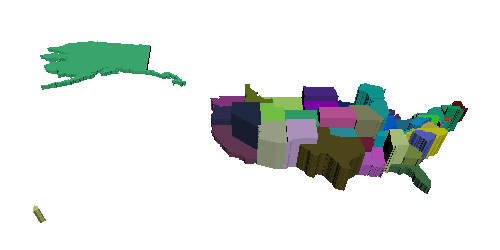

Python code for this plot:
#!/usr/bin/env python

# Demonstrate vtkLinearExtrusionFilter by reading US state outlines,
# extruding each state cell with random scale factors, and rendering
# with random colors.

import os

# Factory overrides
import vtkmodules.vtkInteractionStyle  # noqa: F401
import vtkmodules.vtkRenderingFreeType  # noqa: F401
import vtkmodules.vtkRenderingOpenGL2  # noqa: F401

from vtkmodules.vtkCommonCore import vtkMath
from vtkmodules.vtkFiltersCore import vtkTriangleFilter
from vtkmodules.vtkFiltersGeometry import vtkGeometryFilter
from vtkmodules.vtkFiltersModeling import vtkLinearExtrusionFilter
from vtkmodules.vtkIOLegacy import vtkPolyDataReader
from vtkmodules.vtkRenderingCore import (
    vtkActor,
    vtkPolyDataMapper,
    vtkRenderWindow,
    vtkRenderWindowInteractor,
    vtkRenderer,
)

data_dir = os.environ.get("VPE_DATA_DIR", os.path.dirname(os.path.abspath(__file__)))

# Read US state outlines
reader = vtkPolyDataReader()
reader.SetFileName(os.path.join(data_dir, "usa.vtk"))

vtk_math = vtkMath()

# Extract each state cell
geometry_filter_0 = vtkGeometryFilter()
geometry_filter_0.SetInputConnection(reader.GetOutputPort())
geometry_filter_0.CellClippingOn()
geometry_filter_0.SetCellMinimum(0)
geometry_filter_0.SetCellMaximum(0)

geometry_filter_1 = vtkGeometryFilter()
geometry_filter_1.SetInputConnection(reader.GetOutputPort())
geometry_filter_1.CellClippingOn()
geometry_filter_1.SetCellMinimum(1)
geometry_filter_1.SetCellMaximum(1)

geometry_filter_2 = vtkGeometryFilter()
geometry_filter_2.SetInputConnection(reader.GetOutputPort())
geometry_filter_2.CellClippingOn()
geometry_filter_2.SetCellMinimum(2)
geometry_filter_2.SetCellMaximum(2)

geometry_filter_3 = vtkGeometryFilter()
geometry_filter_3.SetInputConnection(reader.GetOutputPort())
geometry_filter_3.CellClippingOn()
geometry_filter_3.SetCellMinimum(3)
geometry_filter_3.SetCellMaximum(3)

geometry_filter_4 = vtkGeometryFilter()
geometry_filter_4.SetInputConnection(reader.GetOutputPort())
geometry_filter_4.CellClippingOn()
geometry_filter_4.SetCellMinimum(4)
geometry_filter_4.SetCellMaximum(4)

geometry_filter_5 = vtkGeometryFilter()
geometry_filter_5.SetInputConnection(reader.GetOutputPort())
geometry_filter_5.CellClippingOn()
geometry_filter_5.SetCellMinimum(5)
geometry_filter_5.SetCellMaximum(5)

geometry_filter_6 = vtkGeometryFilter()
geometry_filter_6.SetInputConnection(reader.GetOutputPort())
geometry_filter_6.CellClippingOn()
geometry_filter_6.SetCellMinimum(6)
geometry_filter_6.SetCellMaximum(6)

geometry_filter_7 = vtkGeometryFilter()
geometry_filter_7.SetInputConnection(reader.GetOutputPort())
geometry_filter_7.CellClippingOn()
geometry_filter_7.SetCellMinimum(7)
geometry_filter_7.SetCellMaximum(7)

geometry_filter_8 = vtkGeometryFilter()
geometry_filter_8.SetInputConnection(reader.GetOutputPort())
geometry_filter_8.CellClippingOn()
geometry_filter_8.SetCellMinimum(8)
geometry_filter_8.SetCellMaximum(8)

geometry_filter_9 = vtkGeometryFilter()
geometry_filter_9.SetInputConnection(reader.GetOutputPort())
geometry_filter_9.CellClippingOn()
geometry_filter_9.SetCellMinimum(9)
geometry_filter_9.SetCellMaximum(9)

geometry_filter_10 = vtkGeometryFilter()
geometry_filter_10.SetInputConnection(reader.GetOutputPort())
geometry_filter_10.CellClippingOn()
geometry_filter_10.SetCellMinimum(10)
geometry_filter_10.SetCellMaximum(10)

geometry_filter_11 = vtkGeometryFilter()
geometry_filter_11.SetInputConnection(reader.GetOutputPort())
geometry_filter_11.CellClippingOn()
geometry_filter_11.SetCellMinimum(11)
geometry_filter_11.SetCellMaximum(11)

geometry_filter_12 = vtkGeometryFilter()
geometry_filter_12.SetInputConnection(reader.GetOutputPort())
geometry_filter_12.CellClippingOn()
geometry_filter_12.SetCellMinimum(12)
geometry_filter_12.SetCellMaximum(12)

geometry_filter_13 = vtkGeometryFilter()
geometry_filter_13.SetInputConnection(reader.GetOutputPort())
geometry_filter_13.CellClippingOn()
geometry_filter_13.SetCellMinimum(13)
geometry_filter_13.SetCellMaximum(13)

geometry_filter_14 = vtkGeometryFilter()
geometry_filter_14.SetInputConnection(reader.GetOutputPort())
geometry_filter_14.CellClippingOn()
geometry_filter_14.SetCellMinimum(14)
geometry_filter_14.SetCellMaximum(14)

geometry_filter_15 = vtkGeometryFilter()
geometry_filter_15.SetInputConnection(reader.GetOutputPort())
geometry_filter_15.CellClippingOn()
geometry_filter_15.SetCellMinimum(15)
geometry_filter_15.SetCellMaximum(15)

geometry_filter_16 = vtkGeometryFilter()
geometry_filter_16.SetInputConnection(reader.GetOutputPort())
geometry_filter_16.CellClippingOn()
geometry_filter_16.SetCellMinimum(16)
geometry_filter_16.SetCellMaximum(16)

geometry_filter_17 = vtkGeometryFilter()
geometry_filter_17.SetInputConnection(reader.GetOutputPort())
geometry_filter_17.CellClippingOn()
geometry_filter_17.SetCellMinimum(17)
geometry_filter_17.SetCellMaximum(17)

geometry_filter_18 = vtkGeometryFilter()
geometry_filter_18.SetInputConnection(reader.GetOutputPort())
geometry_filter_18.CellClippingOn()
geometry_filter_18.SetCellMinimum(18)
geometry_filter_18.SetCellMaximum(18)

geometry_filter_19 = vtkGeometryFilter()
geometry_filter_19.SetInputConnection(reader.GetOutputPort())
geometry_filter_19.CellClippingOn()
geometry_filter_19.SetCellMinimum(19)
geometry_filter_19.SetCellMaximum(19)

geometry_filter_20 = vtkGeometryFilter()
geometry_filter_20.SetInputConnection(reader.GetOutputPort())
geometry_filter_20.CellClippingOn()
geometry_filter_20.SetCellMinimum(20)
geometry_filter_20.SetCellMaximum(20)

geometry_filter_21 = vtkGeometryFilter()
geometry_filter_21.SetInputConnection(reader.GetOutputPort())
geometry_filter_21.CellClippingOn()
geometry_filter_21.SetCellMinimum(21)
geometry_filter_21.SetCellMaximum(21)

geometry_filter_22 = vtkGeometryFilter()
geometry_filter_22.SetInputConnection(reader.GetOutputPort())
geometry_filter_22.CellClippingOn()
geometry_filter_22.SetCellMinimum(22)
geometry_filter_22.SetCellMaximum(22)

geometry_filter_23 = vtkGeometryFilter()
geometry_filter_23.SetInputConnection(reader.GetOutputPort())
geometry_filter_23.CellClippingOn()
geometry_filter_23.SetCellMinimum(23)
geometry_filter_23.SetCellMaximum(23)

geometry_filter_24 = vtkGeometryFilter()
geometry_filter_24.SetInputConnection(reader.GetOutputPort())
geometry_filter_24.CellClippingOn()
geometry_filter_24.SetCellMinimum(24)
geometry_filter_24.SetCellMaximum(24)

geometry_filter_25 = vtkGeometryFilter()
geometry_filter_25.SetInputConnection(reader.GetOutputPort())
geometry_filter_25.CellClippingOn()
geometry_filter_25.SetCellMinimum(25)
geometry_filter_25.SetCellMaximum(25)

geometry_filter_26 = vtkGeometryFilter()
geometry_filter_26.SetInputConnection(reader.GetOutputPort())
geometry_filter_26.CellClippingOn()
geometry_filter_26.SetCellMinimum(26)
geometry_filter_26.SetCellMaximum(26)

geometry_filter_27 = vtkGeometryFilter()
geometry_filter_27.SetInputConnection(reader.GetOutputPort())
geometry_filter_27.CellClippingOn()
geometry_filter_27.SetCellMinimum(27)
geometry_filter_27.SetCellMaximum(27)

geometry_filter_28 = vtkGeometryFilter()
geometry_filter_28.SetInputConnection(reader.GetOutputPort())
geometry_filter_28.CellClippingOn()
geometry_filter_28.SetCellMinimum(28)
geometry_filter_28.SetCellMaximum(28)

geometry_filter_29 = vtkGeometryFilter()
geometry_filter_29.SetInputConnection(reader.GetOutputPort())
geometry_filter_29.CellClippingOn()
geometry_filter_29.SetCellMinimum(29)
geometry_filter_29.SetCellMaximum(29)

geometry_filter_30 = vtkGeometryFilter()
geometry_filter_30.SetInputConnection(reader.GetOutputPort())
geometry_filter_30.CellClippingOn()
geometry_filter_30.SetCellMinimum(30)
geometry_filter_30.SetCellMaximum(30)

geometry_filter_31 = vtkGeometryFilter()
geometry_filter_31.SetInputConnection(reader.GetOutputPort())
geometry_filter_31.CellClippingOn()
geometry_filter_31.SetCellMinimum(31)
geometry_filter_31.SetCellMaximum(31)

geometry_filter_32 = vtkGeometryFilter()
geometry_filter_32.SetInputConnection(reader.GetOutputPort())
geometry_filter_32.CellClippingOn()
geometry_filter_32.SetCellMinimum(32)
geometry_filter_32.SetCellMaximum(32)

geometry_filter_33 = vtkGeometryFilter()
geometry_filter_33.SetInputConnection(reader.GetOutputPort())
geometry_filter_33.CellClippingOn()
geometry_filter_33.SetCellMinimum(33)
geometry_filter_33.SetCellMaximum(33)

geometry_filter_34 = vtkGeometryFilter()
geometry_filter_34.SetInputConnection(reader.GetOutputPort())
geometry_filter_34.CellClippingOn()
geometry_filter_34.SetCellMinimum(34)
geometry_filter_34.SetCellMaximum(34)

geometry_filter_35 = vtkGeometryFilter()
geometry_filter_35.SetInputConnection(reader.GetOutputPort())
geometry_filter_35.CellClippingOn()
geometry_filter_35.SetCellMinimum(35)
geometry_filter_35.SetCellMaximum(35)

geometry_filter_36 = vtkGeometryFilter()
geometry_filter_36.SetInputConnection(reader.GetOutputPort())
geometry_filter_36.CellClippingOn()
geometry_filter_36.SetCellMinimum(36)
geometry_filter_36.SetCellMaximum(36)

geometry_filter_37 = vtkGeometryFilter()
geometry_filter_37.SetInputConnection(reader.GetOutputPort())
geometry_filter_37.CellClippingOn()
geometry_filter_37.SetCellMinimum(37)
geometry_filter_37.SetCellMaximum(37)

geometry_filter_38 = vtkGeometryFilter()
geometry_filter_38.SetInputConnection(reader.GetOutputPort())
geometry_filter_38.CellClippingOn()
geometry_filter_38.SetCellMinimum(38)
geometry_filter_38.SetCellMaximum(38)

geometry_filter_39 = vtkGeometryFilter()
geometry_filter_39.SetInputConnection(reader.GetOutputPort())
geometry_filter_39.CellClippingOn()
geometry_filter_39.SetCellMinimum(39)
geometry_filter_39.SetCellMaximum(39)

geometry_filter_40 = vtkGeometryFilter()
geometry_filter_40.SetInputConnection(reader.GetOutputPort())
geometry_filter_40.CellClippingOn()
geometry_filter_40.SetCellMinimum(40)
geometry_filter_40.SetCellMaximum(40)

geometry_filter_41 = vtkGeometryFilter()
geometry_filter_41.SetInputConnection(reader.GetOutputPort())
geometry_filter_41.CellClippingOn()
geometry_filter_41.SetCellMinimum(41)
geometry_filter_41.SetCellMaximum(41)

geometry_filter_42 = vtkGeometryFilter()
geometry_filter_42.SetInputConnection(reader.GetOutputPort())
geometry_filter_42.CellClippingOn()
geometry_filter_42.SetCellMinimum(42)
geometry_filter_42.SetCellMaximum(42)

geometry_filter_43 = vtkGeometryFilter()
geometry_filter_43.SetInputConnection(reader.GetOutputPort())
geometry_filter_43.CellClippingOn()
geometry_filter_43.SetCellMinimum(43)
geometry_filter_43.SetCellMaximum(43)

geometry_filter_44 = vtkGeometryFilter()
geometry_filter_44.SetInputConnection(reader.GetOutputPort())
geometry_filter_44.CellClippingOn()
geometry_filter_44.SetCellMinimum(44)
geometry_filter_44.SetCellMaximum(44)

geometry_filter_45 = vtkGeometryFilter()
geometry_filter_45.SetInputConnection(reader.GetOutputPort())
geometry_filter_45.CellClippingOn()
geometry_filter_45.SetCellMinimum(45)
geometry_filter_45.SetCellMaximum(45)

geometry_filter_46 = vtkGeometryFilter()
geometry_filter_46.SetInputConnection(reader.GetOutputPort())
geometry_filter_46.CellClippingOn()
geometry_filter_46.SetCellMinimum(46)
geometry_filter_46.SetCellMaximum(46)

geometry_filter_47 = vtkGeometryFilter()
geometry_filter_47.SetInputConnection(reader.GetOutputPort())
geometry_filter_47.CellClippingOn()
geometry_filter_47.SetCellMinimum(47)
geometry_filter_47.SetCellMaximum(47)

geometry_filter_48 = vtkGeometryFilter()
geometry_filter_48.SetInputConnection(reader.GetOutputPort())
geometry_filter_48.CellClippingOn()
geometry_filter_48.SetCellMinimum(48)
geometry_filter_48.SetCellMaximum(48)

geometry_filter_49 = vtkGeometryFilter()
geometry_filter_49.SetInputConnection(reader.GetOutputPort())
geometry_filter_49.CellClippingOn()
geometry_filter_49.SetCellMinimum(49)
geometry_filter_49.SetCellMaximum(49)

geometry_filter_50 = vtkGeometryFilter()
geometry_filter_50.SetInputConnection(reader.GetOutputPort())
geometry_filter_50.CellClippingOn()
geometry_filter_50.SetCellMinimum(50)
geometry_filter_50.SetCellMaximum(50)

# Triangulate each state
triangle_filter_0 = vtkTriangleFilter()
triangle_filter_0.SetInputConnection(geometry_filter_0.GetOutputPort())

triangle_filter_1 = vtkTriangleFilter()
triangle_filter_1.SetInputConnection(geometry_filter_1.GetOutputPort())

triangle_filter_2 = vtkTriangleFilter()
triangle_filter_2.SetInputConnection(geometry_filter_2.GetOutputPort())

triangle_filter_3 = vtkTriangleFilter()
triangle_filter_3.SetInputConnection(geometry_filter_3.GetOutputPort())

triangle_filter_4 = vtkTriangleFilter()
triangle_filter_4.SetInputConnection(geometry_filter_4.GetOutputPort())

triangle_filter_5 = vtkTriangleFilter()
triangle_filter_5.SetInputConnection(geometry_filter_5.GetOutputPort())

triangle_filter_6 = vtkTriangleFilter()
triangle_filter_6.SetInputConnection(geometry_filter_6.GetOutputPort())

triangle_filter_7 = vtkTriangleFilter()
triangle_filter_7.SetInputConnection(geometry_filter_7.GetOutputPort())

triangle_filter_8 = vtkTriangleFilter()
triangle_filter_8.SetInputConnection(geometry_filter_8.GetOutputPort())

triangle_filter_9 = vtkTriangleFilter()
triangle_filter_9.SetInputConnection(geometry_filter_9.GetOutputPort())

triangle_filter_10 = vtkTriangleFilter()
triangle_filter_10.SetInputConnection(geometry_filter_10.GetOutputPort())

triangle_filter_11 = vtkTriangleFilter()
triangle_filter_11.SetInputConnection(geometry_filter_11.GetOutputPort())

triangle_filter_12 = vtkTriangleFilter()
triangle_filter_12.SetInputConnection(geometry_filter_12.GetOutputPort())

triangle_filter_13 = vtkTriangleFilter()
triangle_filter_13.SetInputConnection(geometry_filter_13.GetOutputPort())

triangle_filter_14 = vtkTriangleFilter()
triangle_filter_14.SetInputConnection(geometry_filter_14.GetOutputPort())

triangle_filter_15 = vtkTriangleFilter()
triangle_filter_15.SetInputConnection(geometry_filter_15.GetOutputPort())

triangle_filter_16 = vtkTriangleFilter()
triangle_filter_16.SetInputConnection(geometry_filter_16.GetOutputPort())

triangle_filter_17 = vtkTriangleFilter()
triangle_filter_17.SetInputConnection(geometry_filter_17.GetOutputPort())

triangle_filter_18 = vtkTriangleFilter()
triangle_filter_18.SetInputConnection(geometry_filter_18.GetOutputPort())

triangle_filter_19 = vtkTriangleFilter()
triangle_filter_19.SetInputConnection(geometry_filter_19.GetOutputPort())

triangle_filter_20 = vtkTriangleFilter()
triangle_filter_20.SetInputConnection(geometry_filter_20.GetOutputPort())

triangle_filter_21 = vtkTriangleFilter()
triangle_filter_21.SetInputConnection(geometry_filter_21.GetOutputPort())

triangle_filter_22 = vtkTriangleFilter()
triangle_filter_22.SetInputConnection(geometry_filter_22.GetOutputPort())

triangle_filter_23 = vtkTriangleFilter()
triangle_filter_23.SetInputConnection(geometry_filter_23.GetOutputPort())

triangle_filter_24 = vtkTriangleFilter()
triangle_filter_24.SetInputConnection(geometry_filter_24.GetOutputPort())

triangle_filter_25 = vtkTriangleFilter()
triangle_filter_25.SetInputConnection(geometry_filter_25.GetOutputPort())

triangle_filter_26 = vtkTriangleFilter()
triangle_filter_26.SetInputConnection(geometry_filter_26.GetOutputPort())

triangle_filter_27 = vtkTriangleFilter()
triangle_filter_27.SetInputConnection(geometry_filter_27.GetOutputPort())

triangle_filter_28 = vtkTriangleFilter()
triangle_filter_28.SetInputConnection(geometry_filter_28.GetOutputPort())

triangle_filter_29 = vtkTriangleFilter()
triangle_filter_29.SetInputConnection(geometry_filter_29.GetOutputPort())

triangle_filter_30 = vtkTriangleFilter()
triangle_filter_30.SetInputConnection(geometry_filter_30.GetOutputPort())

triangle_filter_31 = vtkTriangleFilter()
triangle_filter_31.SetInputConnection(geometry_filter_31.GetOutputPort())

triangle_filter_32 = vtkTriangleFilter()
triangle_filter_32.SetInputConnection(geometry_filter_32.GetOutputPort())

triangle_filter_33 = vtkTriangleFilter()
triangle_filter_33.SetInputConnection(geometry_filter_33.GetOutputPort())

triangle_filter_34 = vtkTriangleFilter()
triangle_filter_34.SetInputConnection(geometry_filter_34.GetOutputPort())

triangle_filter_35 = vtkTriangleFilter()
triangle_filter_35.SetInputConnection(geometry_filter_35.GetOutputPort())

triangle_filter_36 = vtkTriangleFilter()
triangle_filter_36.SetInputConnection(geometry_filter_36.GetOutputPort())

triangle_filter_37 = vtkTriangleFilter()
triangle_filter_37.SetInputConnection(geometry_filter_37.GetOutputPort())

triangle_filter_38 = vtkTriangleFilter()
triangle_filter_38.SetInputConnection(geometry_filter_38.GetOutputPort())

triangle_filter_39 = vtkTriangleFilter()
triangle_filter_39.SetInputConnection(geometry_filter_39.GetOutputPort())

triangle_filter_40 = vtkTriangleFilter()
triangle_filter_40.SetInputConnection(geometry_filter_40.GetOutputPort())

triangle_filter_41 = vtkTriangleFilter()
triangle_filter_41.SetInputConnection(geometry_filter_41.GetOutputPort())

triangle_filter_42 = vtkTriangleFilter()
triangle_filter_42.SetInputConnection(geometry_filter_42.GetOutputPort())

triangle_filter_43 = vtkTriangleFilter()
triangle_filter_43.SetInputConnection(geometry_filter_43.GetOutputPort())

triangle_filter_44 = vtkTriangleFilter()
triangle_filter_44.SetInputConnection(geometry_filter_44.GetOutputPort())

triangle_filter_45 = vtkTriangleFilter()
triangle_filter_45.SetInputConnection(geometry_filter_45.GetOutputPort())

triangle_filter_46 = vtkTriangleFilter()
triangle_filter_46.SetInputConnection(geometry_filter_46.GetOutputPort())

triangle_filter_47 = vtkTriangleFilter()
triangle_filter_47.SetInputConnection(geometry_filter_47.GetOutputPort())

triangle_filter_48 = vtkTriangleFilter()
triangle_filter_48.SetInputConnection(geometry_filter_48.GetOutputPort())

triangle_filter_49 = vtkTriangleFilter()
triangle_filter_49.SetInputConnection(geometry_filter_49.GetOutputPort())

triangle_filter_50 = vtkTriangleFilter()
triangle_filter_50.SetInputConnection(geometry_filter_50.GetOutputPort())

# Extrude each state with random height
extrude_0 = vtkLinearExtrusionFilter()
extrude_0.SetInputConnection(triangle_filter_0.GetOutputPort())
extrude_0.SetExtrusionType(1)
extrude_0.SetVector(0, 0, 1)
extrude_0.CappingOn()
extrude_0.SetScaleFactor(vtk_math.Random(1, 10))

extrude_1 = vtkLinearExtrusionFilter()
extrude_1.SetInputConnection(triangle_filter_1.GetOutputPort())
extrude_1.SetExtrusionType(1)
extrude_1.SetVector(0, 0, 1)
extrude_1.CappingOn()
extrude_1.SetScaleFactor(vtk_math.Random(1, 10))

extrude_2 = vtkLinearExtrusionFilter()
extrude_2.SetInputConnection(triangle_filter_2.GetOutputPort())
extrude_2.SetExtrusionType(1)
extrude_2.SetVector(0, 0, 1)
extrude_2.CappingOn()
extrude_2.SetScaleFactor(vtk_math.Random(1, 10))

extrude_3 = vtkLinearExtrusionFilter()
extrude_3.SetInputConnection(triangle_filter_3.GetOutputPort())
extrude_3.SetExtrusionType(1)
extrude_3.SetVector(0, 0, 1)
extrude_3.CappingOn()
extrude_3.SetScaleFactor(vtk_math.Random(1, 10))

extrude_4 = vtkLinearExtrusionFilter()
extrude_4.SetInputConnection(triangle_filter_4.GetOutputPort())
extrude_4.SetExtrusionType(1)
extrude_4.SetVector(0, 0, 1)
extrude_4.CappingOn()
extrude_4.SetScaleFactor(vtk_math.Random(1, 10))

extrude_5 = vtkLinearExtrusionFilter()
extrude_5.SetInputConnection(triangle_filter_5.GetOutputPort())
extrude_5.SetExtrusionType(1)
extrude_5.SetVector(0, 0, 1)
extrude_5.CappingOn()
extrude_5.SetScaleFactor(vtk_math.Random(1, 10))

extrude_6 = vtkLinearExtrusionFilter()
extrude_6.SetInputConnection(triangle_filter_6.GetOutputPort())
extrude_6.SetExtrusionType(1)
extrude_6.SetVector(0, 0, 1)
extrude_6.CappingOn()
extrude_6.SetScaleFactor(vtk_math.Random(1, 10))

extrude_7 = vtkLinearExtrusionFilter()
extrude_7.SetInputConnection(triangle_filter_7.GetOutputPort())
extrude_7.SetExtrusionType(1)
extrude_7.SetVector(0, 0, 1)
extrude_7.CappingOn()
extrude_7.SetScaleFactor(vtk_math.Random(1, 10))

extrude_8 = vtkLinearExtrusionFilter()
extrude_8.SetInputConnection(triangle_filter_8.GetOutputPort())
extrude_8.SetExtrusionType(1)
extrude_8.SetVector(0, 0, 1)
extrude_8.CappingOn()
extrude_8.SetScaleFactor(vtk_math.Random(1, 10))

extrude_9 = vtkLinearExtrusionFilter()
extrude_9.SetInputConnection(triangle_filter_9.GetOutputPort())
extrude_9.SetExtrusionType(1)
extrude_9.SetVector(0, 0, 1)
extrude_9.CappingOn()
extrude_9.SetScaleFactor(vtk_math.Random(1, 10))

extrude_10 = vtkLinearExtrusionFilter()
extrude_10.SetInputConnection(triangle_filter_10.GetOutputPort())
extrude_10.SetExtrusionType(1)
extrude_10.SetVector(0, 0, 1)
extrude_10.CappingOn()
extrude_10.SetScaleFactor(vtk_math.Random(1, 10))

extrude_11 = vtkLinearExtrusionFilter()
extrude_11.SetInputConnection(triangle_filter_11.GetOutputPort())
extrude_11.SetExtrusionType(1)
extrude_11.SetVector(0, 0, 1)
extrude_11.CappingOn()
extrude_11.SetScaleFactor(vtk_math.Random(1, 10))

extrude_12 = vtkLinearExtrusionFilter()
extrude_12.SetInputConnection(triangle_filter_12.GetOutputPort())
extrude_12.SetExtrusionType(1)
extrude_12.SetVector(0, 0, 1)
extrude_12.CappingOn()
extrude_12.SetScaleFactor(vtk_math.Random(1, 10))

extrude_13 = vtkLinearExtrusionFilter()
extrude_13.SetInputConnection(triangle_filter_13.GetOutputPort())
extrude_13.SetExtrusionType(1)
extrude_13.SetVector(0, 0, 1)
extrude_13.CappingOn()
extrude_13.SetScaleFactor(vtk_math.Random(1, 10))

extrude_14 = vtkLinearExtrusionFilter()
extrude_14.SetInputConnection(triangle_filter_14.GetOutputPort())
extrude_14.SetExtrusionType(1)
extrude_14.SetVector(0, 0, 1)
extrude_14.CappingOn()
extrude_14.SetScaleFactor(vtk_math.Random(1, 10))

extrude_15 = vtkLinearExtrusionFilter()
extrude_15.SetInputConnection(triangle_filter_15.GetOutputPort())
extrude_15.SetExtrusionType(1)
extrude_15.SetVector(0, 0, 1)
extrude_15.CappingOn()
extrude_15.SetScaleFactor(vtk_math.Random(1, 10))

extrude_16 = vtkLinearExtrusionFilter()
extrude_16.SetInputConnection(triangle_filter_16.GetOutputPort())
extrude_16.SetExtrusionType(1)
extrude_16.SetVector(0, 0, 1)
extrude_16.CappingOn()
extrude_16.SetScaleFactor(vtk_math.Random(1, 10))

extrude_17 = vtkLinearExtrusionFilter()
extrude_17.SetInputConnection(triangle_filter_17.GetOutputPort())
extrude_17.SetExtrusionType(1)
extrude_17.SetVector(0, 0, 1)
extrude_17.CappingOn()
extrude_17.SetScaleFactor(vtk_math.Random(1, 10))

extrude_18 = vtkLinearExtrusionFilter()
extrude_18.SetInputConnection(triangle_filter_18.GetOutputPort())
extrude_18.SetExtrusionType(1)
extrude_18.SetVector(0, 0, 1)
extrude_18.CappingOn()
extrude_18.SetScaleFactor(vtk_math.Random(1, 10))

extrude_19 = vtkLinearExtrusionFilter()
extrude_19.SetInputConnection(triangle_filter_19.GetOutputPort())
extrude_19.SetExtrusionType(1)
extrude_19.SetVector(0, 0, 1)
extrude_19.CappingOn()
extrude_19.SetScaleFactor(vtk_math.Random(1, 10))

extrude_20 = vtkLinearExtrusionFilter()
extrude_20.SetInputConnection(triangle_filter_20.GetOutputPort())
extrude_20.SetExtrusionType(1)
extrude_20.SetVector(0, 0, 1)
extrude_20.CappingOn()
extrude_20.SetScaleFactor(vtk_math.Random(1, 10))

extrude_21 = vtkLinearExtrusionFilter()
extrude_21.SetInputConnection(triangle_filter_21.GetOutputPort())
extrude_21.SetExtrusionType(1)
extrude_21.SetVector(0, 0, 1)
extrude_21.CappingOn()
extrude_21.SetScaleFactor(vtk_math.Random(1, 10))

extrude_22 = vtkLinearExtrusionFilter()
extrude_22.SetInputConnection(triangle_filter_22.GetOutputPort())
extrude_22.SetExtrusionType(1)
extrude_22.SetVector(0, 0, 1)
extrude_22.CappingOn()
extrude_22.SetScaleFactor(vtk_math.Random(1, 10))

extrude_23 = vtkLinearExtrusionFilter()
extrude_23.SetInputConnection(triangle_filter_23.GetOutputPort())
extrude_23.SetExtrusionType(1)
extrude_23.SetVector(0, 0, 1)
extrude_23.CappingOn()
extrude_23.SetScaleFactor(vtk_math.Random(1, 10))

extrude_24 = vtkLinearExtrusionFilter()
extrude_24.SetInputConnection(triangle_filter_24.GetOutputPort())
extrude_24.SetExtrusionType(1)
extrude_24.SetVector(0, 0, 1)
extrude_24.CappingOn()
extrude_24.SetScaleFactor(vtk_math.Random(1, 10))

extrude_25 = vtkLinearExtrusionFilter()
extrude_25.SetInputConnection(triangle_filter_25.GetOutputPort())
extrude_25.SetExtrusionType(1)
extrude_25.SetVector(0, 0, 1)
extrude_25.CappingOn()
extrude_25.SetScaleFactor(vtk_math.Random(1, 10))

extrude_26 = vtkLinearExtrusionFilter()
extrude_26.SetInputConnection(triangle_filter_26.GetOutputPort())
extrude_26.SetExtrusionType(1)
extrude_26.SetVector(0, 0, 1)
extrude_26.CappingOn()
extrude_26.SetScaleFactor(vtk_math.Random(1, 10))

extrude_27 = vtkLinearExtrusionFilter()
extrude_27.SetInputConnection(triangle_filter_27.GetOutputPort())
extrude_27.SetExtrusionType(1)
extrude_27.SetVector(0, 0, 1)
extrude_27.CappingOn()
extrude_27.SetScaleFactor(vtk_math.Random(1, 10))

extrude_28 = vtkLinearExtrusionFilter()
extrude_28.SetInputConnection(triangle_filter_28.GetOutputPort())
extrude_28.SetExtrusionType(1)
extrude_28.SetVector(0, 0, 1)
extrude_28.CappingOn()
extrude_28.SetScaleFactor(vtk_math.Random(1, 10))

extrude_29 = vtkLinearExtrusionFilter()
extrude_29.SetInputConnection(triangle_filter_29.GetOutputPort())
extrude_29.SetExtrusionType(1)
extrude_29.SetVector(0, 0, 1)
extrude_29.CappingOn()
extrude_29.SetScaleFactor(vtk_math.Random(1, 10))

extrude_30 = vtkLinearExtrusionFilter()
extrude_30.SetInputConnection(triangle_filter_30.GetOutputPort())
extrude_30.SetExtrusionType(1)
extrude_30.SetVector(0, 0, 1)
extrude_30.CappingOn()
extrude_30.SetScaleFactor(vtk_math.Random(1, 10))

extrude_31 = vtkLinearExtrusionFilter()
extrude_31.SetInputConnection(triangle_filter_31.GetOutputPort())
extrude_31.SetExtrusionType(1)
extrude_31.SetVector(0, 0, 1)
extrude_31.CappingOn()
extrude_31.SetScaleFactor(vtk_math.Random(1, 10))

extrude_32 = vtkLinearExtrusionFilter()
extrude_32.SetInputConnection(triangle_filter_32.GetOutputPort())
extrude_32.SetExtrusionType(1)
extrude_32.SetVector(0, 0, 1)
extrude_32.CappingOn()
extrude_32.SetScaleFactor(vtk_math.Random(1, 10))

extrude_33 = vtkLinearExtrusionFilter()
extrude_33.SetInputConnection(triangle_filter_33.GetOutputPort())
extrude_33.SetExtrusionType(1)
extrude_33.SetVector(0, 0, 1)
extrude_33.CappingOn()
extrude_33.SetScaleFactor(vtk_math.Random(1, 10))

extrude_34 = vtkLinearExtrusionFilter()
extrude_34.SetInputConnection(triangle_filter_34.GetOutputPort())
extrude_34.SetExtrusionType(1)
extrude_34.SetVector(0, 0, 1)
extrude_34.CappingOn()
extrude_34.SetScaleFactor(vtk_math.Random(1, 10))

extrude_35 = vtkLinearExtrusionFilter()
extrude_35.SetInputConnection(triangle_filter_35.GetOutputPort())
extrude_35.SetExtrusionType(1)
extrude_35.SetVector(0, 0, 1)
extrude_35.CappingOn()
extrude_35.SetScaleFactor(vtk_math.Random(1, 10))

extrude_36 = vtkLinearExtrusionFilter()
extrude_36.SetInputConnection(triangle_filter_36.GetOutputPort())
extrude_36.SetExtrusionType(1)
extrude_36.SetVector(0, 0, 1)
extrude_36.CappingOn()
extrude_36.SetScaleFactor(vtk_math.Random(1, 10))

extrude_37 = vtkLinearExtrusionFilter()
extrude_37.SetInputConnection(triangle_filter_37.GetOutputPort())
extrude_37.SetExtrusionType(1)
extrude_37.SetVector(0, 0, 1)
extrude_37.CappingOn()
extrude_37.SetScaleFactor(vtk_math.Random(1, 10))

extrude_38 = vtkLinearExtrusionFilter()
extrude_38.SetInputConnection(triangle_filter_38.GetOutputPort())
extrude_38.SetExtrusionType(1)
extrude_38.SetVector(0, 0, 1)
extrude_38.CappingOn()
extrude_38.SetScaleFactor(vtk_math.Random(1, 10))

extrude_39 = vtkLinearExtrusionFilter()
extrude_39.SetInputConnection(triangle_filter_39.GetOutputPort())
extrude_39.SetExtrusionType(1)
extrude_39.SetVector(0, 0, 1)
extrude_39.CappingOn()
extrude_39.SetScaleFactor(vtk_math.Random(1, 10))

extrude_40 = vtkLinearExtrusionFilter()
extrude_40.SetInputConnection(triangle_filter_40.GetOutputPort())
extrude_40.SetExtrusionType(1)
extrude_40.SetVector(0, 0, 1)
extrude_40.CappingOn()
extrude_40.SetScaleFactor(vtk_math.Random(1, 10))

extrude_41 = vtkLinearExtrusionFilter()
extrude_41.SetInputConnection(triangle_filter_41.GetOutputPort())
extrude_41.SetExtrusionType(1)
extrude_41.SetVector(0, 0, 1)
extrude_41.CappingOn()
extrude_41.SetScaleFactor(vtk_math.Random(1, 10))

extrude_42 = vtkLinearExtrusionFilter()
extrude_42.SetInputConnection(triangle_filter_42.GetOutputPort())
extrude_42.SetExtrusionType(1)
extrude_42.SetVector(0, 0, 1)
extrude_42.CappingOn()
extrude_42.SetScaleFactor(vtk_math.Random(1, 10))

extrude_43 = vtkLinearExtrusionFilter()
extrude_43.SetInputConnection(triangle_filter_43.GetOutputPort())
extrude_43.SetExtrusionType(1)
extrude_43.SetVector(0, 0, 1)
extrude_43.CappingOn()
extrude_43.SetScaleFactor(vtk_math.Random(1, 10))

extrude_44 = vtkLinearExtrusionFilter()
extrude_44.SetInputConnection(triangle_filter_44.GetOutputPort())
extrude_44.SetExtrusionType(1)
extrude_44.SetVector(0, 0, 1)
extrude_44.CappingOn()
extrude_44.SetScaleFactor(vtk_math.Random(1, 10))

extrude_45 = vtkLinearExtrusionFilter()
extrude_45.SetInputConnection(triangle_filter_45.GetOutputPort())
extrude_45.SetExtrusionType(1)
extrude_45.SetVector(0, 0, 1)
extrude_45.CappingOn()
extrude_45.SetScaleFactor(vtk_math.Random(1, 10))

extrude_46 = vtkLinearExtrusionFilter()
extrude_46.SetInputConnection(triangle_filter_46.GetOutputPort())
extrude_46.SetExtrusionType(1)
extrude_46.SetVector(0, 0, 1)
extrude_46.CappingOn()
extrude_46.SetScaleFactor(vtk_math.Random(1, 10))

extrude_47 = vtkLinearExtrusionFilter()
extrude_47.SetInputConnection(triangle_filter_47.GetOutputPort())
extrude_47.SetExtrusionType(1)
extrude_47.SetVector(0, 0, 1)
extrude_47.CappingOn()
extrude_47.SetScaleFactor(vtk_math.Random(1, 10))

extrude_48 = vtkLinearExtrusionFilter()
extrude_48.SetInputConnection(triangle_filter_48.GetOutputPort())
extrude_48.SetExtrusionType(1)
extrude_48.SetVector(0, 0, 1)
extrude_48.CappingOn()
extrude_48.SetScaleFactor(vtk_math.Random(1, 10))

extrude_49 = vtkLinearExtrusionFilter()
extrude_49.SetInputConnection(triangle_filter_49.GetOutputPort())
extrude_49.SetExtrusionType(1)
extrude_49.SetVector(0, 0, 1)
extrude_49.CappingOn()
extrude_49.SetScaleFactor(vtk_math.Random(1, 10))

extrude_50 = vtkLinearExtrusionFilter()
extrude_50.SetInputConnection(triangle_filter_50.GetOutputPort())
extrude_50.SetExtrusionType(1)
extrude_50.SetVector(0, 0, 1)
extrude_50.CappingOn()
extrude_50.SetScaleFactor(vtk_math.Random(1, 10))

# Mapper and actor pairs with random colors
mapper_0 = vtkPolyDataMapper()
mapper_0.SetInputConnection(extrude_0.GetOutputPort())
actor_0 = vtkActor()
actor_0.SetMapper(mapper_0)
actor_0.GetProperty().SetColor(vtk_math.Random(0, 1), vtk_math.Random(0, 1), vtk_math.Random(0, 1))

mapper_1 = vtkPolyDataMapper()
mapper_1.SetInputConnection(extrude_1.GetOutputPort())
actor_1 = vtkActor()
actor_1.SetMapper(mapper_1)
actor_1.GetProperty().SetColor(vtk_math.Random(0, 1), vtk_math.Random(0, 1), vtk_math.Random(0, 1))

mapper_2 = vtkPolyDataMapper()
mapper_2.SetInputConnection(extrude_2.GetOutputPort())
actor_2 = vtkActor()
actor_2.SetMapper(mapper_2)
actor_2.GetProperty().SetColor(vtk_math.Random(0, 1), vtk_math.Random(0, 1), vtk_math.Random(0, 1))

mapper_3 = vtkPolyDataMapper()
mapper_3.SetInputConnection(extrude_3.GetOutputPort())
actor_3 = vtkActor()
actor_3.SetMapper(mapper_3)
actor_3.GetProperty().SetColor(vtk_math.Random(0, 1), vtk_math.Random(0, 1), vtk_math.Random(0, 1))

mapper_4 = vtkPolyDataMapper()
mapper_4.SetInputConnection(extrude_4.GetOutputPort())
actor_4 = vtkActor()
actor_4.SetMapper(mapper_4)
actor_4.GetProperty().SetColor(vtk_math.Random(0, 1), vtk_math.Random(0, 1), vtk_math.Random(0, 1))

mapper_5 = vtkPolyDataMapper()
mapper_5.SetInputConnection(extrude_5.GetOutputPort())
actor_5 = vtkActor()
actor_5.SetMapper(mapper_5)
actor_5.GetProperty().SetColor(vtk_math.Random(0, 1), vtk_math.Random(0, 1), vtk_math.Random(0, 1))

mapper_6 = vtkPolyDataMapper()
mapper_6.SetInputConnection(extrude_6.GetOutputPort())
actor_6 = vtkActor()
actor_6.SetMapper(mapper_6)
actor_6.GetProperty().SetColor(vtk_math.Random(0, 1), vtk_math.Random(0, 1), vtk_math.Random(0, 1))

mapper_7 = vtkPolyDataMapper()
mapper_7.SetInputConnection(extrude_7.GetOutputPort())
actor_7 = vtkActor()
actor_7.SetMapper(mapper_7)
actor_7.GetProperty().SetColor(vtk_math.Random(0, 1), vtk_math.Random(0, 1), vtk_math.Random(0, 1))

mapper_8 = vtkPolyDataMapper()
mapper_8.SetInputConnection(extrude_8.GetOutputPort())
actor_8 = vtkActor()
actor_8.SetMapper(mapper_8)
actor_8.GetProperty().SetColor(vtk_math.Random(0, 1), vtk_math.Random(0, 1), vtk_math.Random(0, 1))

mapper_9 = vtkPolyDataMapper()
mapper_9.SetInputConnection(extrude_9.GetOutputPort())
actor_9 = vtkActor()
actor_9.SetMapper(mapper_9)
actor_9.GetProperty().SetColor(vtk_math.Random(0, 1), vtk_math.Random(0, 1), vtk_math.Random(0, 1))

mapper_10 = vtkPolyDataMapper()
mapper_10.SetInputConnection(extrude_10.GetOutputPort())
actor_10 = vtkActor()
actor_10.SetMapper(mapper_10)
actor_10.GetProperty().SetColor(vtk_math.Random(0, 1), vtk_math.Random(0, 1), vtk_math.Random(0, 1))

mapper_11 = vtkPolyDataMapper()
mapper_11.SetInputConnection(extrude_11.GetOutputPort())
actor_11 = vtkActor()
actor_11.SetMapper(mapper_11)
actor_11.GetProperty().SetColor(vtk_math.Random(0, 1), vtk_math.Random(0, 1), vtk_math.Random(0, 1))

mapper_12 = vtkPolyDataMapper()
mapper_12.SetInputConnection(extrude_12.GetOutputPort())
actor_12 = vtkActor()
actor_12.SetMapper(mapper_12)
actor_12.GetProperty().SetColor(vtk_math.Random(0, 1), vtk_math.Random(0, 1), vtk_math.Random(0, 1))

mapper_13 = vtkPolyDataMapper()
mapper_13.SetInputConnection(extrude_13.GetOutputPort())
actor_13 = vtkActor()
actor_13.SetMapper(mapper_13)
actor_13.GetProperty().SetColor(vtk_math.Random(0, 1), vtk_math.Random(0, 1), vtk_math.Random(0, 1))

mapper_14 = vtkPolyDataMapper()
mapper_14.SetInputConnection(extrude_14.GetOutputPort())
actor_14 = vtkActor()
actor_14.SetMapper(mapper_14)
actor_14.GetProperty().SetColor(vtk_math.Random(0, 1), vtk_math.Random(0, 1), vtk_math.Random(0, 1))

mapper_15 = vtkPolyDataMapper()
mapper_15.SetInputConnection(extrude_15.GetOutputPort())
actor_15 = vtkActor()
actor_15.SetMapper(mapper_15)
actor_15.GetProperty().SetColor(vtk_math.Random(0, 1), vtk_math.Random(0, 1), vtk_math.Random(0, 1))

mapper_16 = vtkPolyDataMapper()
mapper_16.SetInputConnection(extrude_16.GetOutputPort())
actor_16 = vtkActor()
actor_16.SetMapper(mapper_16)
actor_16.GetProperty().SetColor(vtk_math.Random(0, 1), vtk_math.Random(0, 1), vtk_math.Random(0, 1))

mapper_17 = vtkPolyDataMapper()
mapper_17.SetInputConnection(extrude_17.GetOutputPort())
actor_17 = vtkActor()
actor_17.SetMapper(mapper_17)
actor_17.GetProperty().SetColor(vtk_math.Random(0, 1), vtk_math.Random(0, 1), vtk_math.Random(0, 1))

mapper_18 = vtkPolyDataMapper()
mapper_18.SetInputConnection(extrude_18.GetOutputPort())
actor_18 = vtkActor()
actor_18.SetMapper(mapper_18)
actor_18.GetProperty().SetColor(vtk_math.Random(0, 1), vtk_math.Random(0, 1), vtk_math.Random(0, 1))

mapper_19 = vtkPolyDataMapper()
mapper_19.SetInputConnection(extrude_19.GetOutputPort())
actor_19 = vtkActor()
actor_19.SetMapper(mapper_19)
actor_19.GetProperty().SetColor(vtk_math.Random(0, 1), vtk_math.Random(0, 1), vtk_math.Random(0, 1))

mapper_20 = vtkPolyDataMapper()
mapper_20.SetInputConnection(extrude_20.GetOutputPort())
actor_20 = vtkActor()
actor_20.SetMapper(mapper_20)
actor_20.GetProperty().SetColor(vtk_math.Random(0, 1), vtk_math.Random(0, 1), vtk_math.Random(0, 1))

mapper_21 = vtkPolyDataMapper()
mapper_21.SetInputConnection(extrude_21.GetOutputPort())
actor_21 = vtkActor()
actor_21.SetMapper(mapper_21)
actor_21.GetProperty().SetColor(vtk_math.Random(0, 1), vtk_math.Random(0, 1), vtk_math.Random(0, 1))

mapper_22 = vtkPolyDataMapper()
mapper_22.SetInputConnection(extrude_22.GetOutputPort())
actor_22 = vtkActor()
actor_22.SetMapper(mapper_22)
actor_22.GetProperty().SetColor(vtk_math.Random(0, 1), vtk_math.Random(0, 1), vtk_math.Random(0, 1))

mapper_23 = vtkPolyDataMapper()
mapper_23.SetInputConnection(extrude_23.GetOutputPort())
actor_23 = vtkActor()
actor_23.SetMapper(mapper_23)
actor_23.GetProperty().SetColor(vtk_math.Random(0, 1), vtk_math.Random(0, 1), vtk_math.Random(0, 1))

mapper_24 = vtkPolyDataMapper()
mapper_24.SetInputConnection(extrude_24.GetOutputPort())
actor_24 = vtkActor()
actor_24.SetMapper(mapper_24)
actor_24.GetProperty().SetColor(vtk_math.Random(0, 1), vtk_math.Random(0, 1), vtk_math.Random(0, 1))

mapper_25 = vtkPolyDataMapper()
mapper_25.SetInputConnection(extrude_25.GetOutputPort())
actor_25 = vtkActor()
actor_25.SetMapper(mapper_25)
actor_25.GetProperty().SetColor(vtk_math.Random(0, 1), vtk_math.Random(0, 1), vtk_math.Random(0, 1))

mapper_26 = vtkPolyDataMapper()
mapper_26.SetInputConnection(extrude_26.GetOutputPort())
actor_26 = vtkActor()
actor_26.SetMapper(mapper_26)
actor_26.GetProperty().SetColor(vtk_math.Random(0, 1), vtk_math.Random(0, 1), vtk_math.Random(0, 1))

mapper_27 = vtkPolyDataMapper()
mapper_27.SetInputConnection(extrude_27.GetOutputPort())
actor_27 = vtkActor()
actor_27.SetMapper(mapper_27)
actor_27.GetProperty().SetColor(vtk_math.Random(0, 1), vtk_math.Random(0, 1), vtk_math.Random(0, 1))

mapper_28 = vtkPolyDataMapper()
mapper_28.SetInputConnection(extrude_28.GetOutputPort())
actor_28 = vtkActor()
actor_28.SetMapper(mapper_28)
actor_28.GetProperty().SetColor(vtk_math.Random(0, 1), vtk_math.Random(0, 1), vtk_math.Random(0, 1))

mapper_29 = vtkPolyDataMapper()
mapper_29.SetInputConnection(extrude_29.GetOutputPort())
actor_29 = vtkActor()
actor_29.SetMapper(mapper_29)
actor_29.GetProperty().SetColor(vtk_math.Random(0, 1), vtk_math.Random(0, 1), vtk_math.Random(0, 1))

mapper_30 = vtkPolyDataMapper()
mapper_30.SetInputConnection(extrude_30.GetOutputPort())
actor_30 = vtkActor()
actor_30.SetMapper(mapper_30)
actor_30.GetProperty().SetColor(vtk_math.Random(0, 1), vtk_math.Random(0, 1), vtk_math.Random(0, 1))

mapper_31 = vtkPolyDataMapper()
mapper_31.SetInputConnection(extrude_31.GetOutputPort())
actor_31 = vtkActor()
actor_31.SetMapper(mapper_31)
actor_31.GetProperty().SetColor(vtk_math.Random(0, 1), vtk_math.Random(0, 1), vtk_math.Random(0, 1))

mapper_32 = vtkPolyDataMapper()
mapper_32.SetInputConnection(extrude_32.GetOutputPort())
actor_32 = vtkActor()
actor_32.SetMapper(mapper_32)
actor_32.GetProperty().SetColor(vtk_math.Random(0, 1), vtk_math.Random(0, 1), vtk_math.Random(0, 1))

mapper_33 = vtkPolyDataMapper()
mapper_33.SetInputConnection(extrude_33.GetOutputPort())
actor_33 = vtkActor()
actor_33.SetMapper(mapper_33)
actor_33.GetProperty().SetColor(vtk_math.Random(0, 1), vtk_math.Random(0, 1), vtk_math.Random(0, 1))

mapper_34 = vtkPolyDataMapper()
mapper_34.SetInputConnection(extrude_34.GetOutputPort())
actor_34 = vtkActor()
actor_34.SetMapper(mapper_34)
actor_34.GetProperty().SetColor(vtk_math.Random(0, 1), vtk_math.Random(0, 1), vtk_math.Random(0, 1))

mapper_35 = vtkPolyDataMapper()
mapper_35.SetInputConnection(extrude_35.GetOutputPort())
actor_35 = vtkActor()
actor_35.SetMapper(mapper_35)
actor_35.GetProperty().SetColor(vtk_math.Random(0, 1), vtk_math.Random(0, 1), vtk_math.Random(0, 1))

mapper_36 = vtkPolyDataMapper()
mapper_36.SetInputConnection(extrude_36.GetOutputPort())
actor_36 = vtkActor()
actor_36.SetMapper(mapper_36)
actor_36.GetProperty().SetColor(vtk_math.Random(0, 1), vtk_math.Random(0, 1), vtk_math.Random(0, 1))

mapper_37 = vtkPolyDataMapper()
mapper_37.SetInputConnection(extrude_37.GetOutputPort())
actor_37 = vtkActor()
actor_37.SetMapper(mapper_37)
actor_37.GetProperty().SetColor(vtk_math.Random(0, 1), vtk_math.Random(0, 1), vtk_math.Random(0, 1))

mapper_38 = vtkPolyDataMapper()
mapper_38.SetInputConnection(extrude_38.GetOutputPort())
actor_38 = vtkActor()
actor_38.SetMapper(mapper_38)
actor_38.GetProperty().SetColor(vtk_math.Random(0, 1), vtk_math.Random(0, 1), vtk_math.Random(0, 1))

mapper_39 = vtkPolyDataMapper()
mapper_39.SetInputConnection(extrude_39.GetOutputPort())
actor_39 = vtkActor()
actor_39.SetMapper(mapper_39)
actor_39.GetProperty().SetColor(vtk_math.Random(0, 1), vtk_math.Random(0, 1), vtk_math.Random(0, 1))

mapper_40 = vtkPolyDataMapper()
mapper_40.SetInputConnection(extrude_40.GetOutputPort())
actor_40 = vtkActor()
actor_40.SetMapper(mapper_40)
actor_40.GetProperty().SetColor(vtk_math.Random(0, 1), vtk_math.Random(0, 1), vtk_math.Random(0, 1))

mapper_41 = vtkPolyDataMapper()
mapper_41.SetInputConnection(extrude_41.GetOutputPort())
actor_41 = vtkActor()
actor_41.SetMapper(mapper_41)
actor_41.GetProperty().SetColor(vtk_math.Random(0, 1), vtk_math.Random(0, 1), vtk_math.Random(0, 1))

mapper_42 = vtkPolyDataMapper()
mapper_42.SetInputConnection(extrude_42.GetOutputPort())
actor_42 = vtkActor()
actor_42.SetMapper(mapper_42)
actor_42.GetProperty().SetColor(vtk_math.Random(0, 1), vtk_math.Random(0, 1), vtk_math.Random(0, 1))

mapper_43 = vtkPolyDataMapper()
mapper_43.SetInputConnection(extrude_43.GetOutputPort())
actor_43 = vtkActor()
actor_43.SetMapper(mapper_43)
actor_43.GetProperty().SetColor(vtk_math.Random(0, 1), vtk_math.Random(0, 1), vtk_math.Random(0, 1))

mapper_44 = vtkPolyDataMapper()
mapper_44.SetInputConnection(extrude_44.GetOutputPort())
actor_44 = vtkActor()
actor_44.SetMapper(mapper_44)
actor_44.GetProperty().SetColor(vtk_math.Random(0, 1), vtk_math.Random(0, 1), vtk_math.Random(0, 1))

mapper_45 = vtkPolyDataMapper()
mapper_45.SetInputConnection(extrude_45.GetOutputPort())
actor_45 = vtkActor()
actor_45.SetMapper(mapper_45)
actor_45.GetProperty().SetColor(vtk_math.Random(0, 1), vtk_math.Random(0, 1), vtk_math.Random(0, 1))

mapper_46 = vtkPolyDataMapper()
mapper_46.SetInputConnection(extrude_46.GetOutputPort())
actor_46 = vtkActor()
actor_46.SetMapper(mapper_46)
actor_46.GetProperty().SetColor(vtk_math.Random(0, 1), vtk_math.Random(0, 1), vtk_math.Random(0, 1))

mapper_47 = vtkPolyDataMapper()
mapper_47.SetInputConnection(extrude_47.GetOutputPort())
actor_47 = vtkActor()
actor_47.SetMapper(mapper_47)
actor_47.GetProperty().SetColor(vtk_math.Random(0, 1), vtk_math.Random(0, 1), vtk_math.Random(0, 1))

mapper_48 = vtkPolyDataMapper()
mapper_48.SetInputConnection(extrude_48.GetOutputPort())
actor_48 = vtkActor()
actor_48.SetMapper(mapper_48)
actor_48.GetProperty().SetColor(vtk_math.Random(0, 1), vtk_math.Random(0, 1), vtk_math.Random(0, 1))

mapper_49 = vtkPolyDataMapper()
mapper_49.SetInputConnection(extrude_49.GetOutputPort())
actor_49 = vtkActor()
actor_49.SetMapper(mapper_49)
actor_49.GetProperty().SetColor(vtk_math.Random(0, 1), vtk_math.Random(0, 1), vtk_math.Random(0, 1))

mapper_50 = vtkPolyDataMapper()
mapper_50.SetInputConnection(extrude_50.GetOutputPort())
actor_50 = vtkActor()
actor_50.SetMapper(mapper_50)
actor_50.GetProperty().SetColor(vtk_math.Random(0, 1), vtk_math.Random(0, 1), vtk_math.Random(0, 1))

# Renderer
renderer = vtkRenderer()
renderer.AddActor(actor_0)
renderer.AddActor(actor_1)
renderer.AddActor(actor_2)
renderer.AddActor(actor_3)
renderer.AddActor(actor_4)
renderer.AddActor(actor_5)
renderer.AddActor(actor_6)
renderer.AddActor(actor_7)
renderer.AddActor(actor_8)
renderer.AddActor(actor_9)
renderer.AddActor(actor_10)
renderer.AddActor(actor_11)
renderer.AddActor(actor_12)
renderer.AddActor(actor_13)
renderer.AddActor(actor_14)
renderer.AddActor(actor_15)
renderer.AddActor(actor_16)
renderer.AddActor(actor_17)
renderer.AddActor(actor_18)
renderer.AddActor(actor_19)
renderer.AddActor(actor_20)
renderer.AddActor(actor_21)
renderer.AddActor(actor_22)
renderer.AddActor(actor_23)
renderer.AddActor(actor_24)
renderer.AddActor(actor_25)
renderer.AddActor(actor_26)
renderer.AddActor(actor_27)
renderer.AddActor(actor_28)
renderer.AddActor(actor_29)
renderer.AddActor(actor_30)
renderer.AddActor(actor_31)
renderer.AddActor(actor_32)
renderer.AddActor(actor_33)
renderer.AddActor(actor_34)
renderer.AddActor(actor_35)
renderer.AddActor(actor_36)
renderer.AddActor(actor_37)
renderer.AddActor(actor_38)
renderer.AddActor(actor_39)
renderer.AddActor(actor_40)
renderer.AddActor(actor_41)
renderer.AddActor(actor_42)
renderer.AddActor(actor_43)
renderer.AddActor(actor_44)
renderer.AddActor(actor_45)
renderer.AddActor(actor_46)
renderer.AddActor(actor_47)
renderer.AddActor(actor_48)
renderer.AddActor(actor_49)
renderer.AddActor(actor_50)
renderer.SetBackground(1, 1, 1)

# Window
render_window = vtkRenderWindow()
render_window.AddRenderer(renderer)
render_window.SetSize(500, 250)
render_window.SetWindowName("ele state")

# Scene
camera = renderer.GetActiveCamera()
camera.SetClippingRange(10.2299, 511.497)
camera.SetPosition(-119.669, -25.5502, 79.0198)
camera.SetFocalPoint(-115.96, 41.6709, 1.99546)
camera.SetViewUp(-0.0013035, 0.753456, 0.657497)

# Interactor
interactor = vtkRenderWindowInteractor()
interactor.SetRenderWindow(render_window)

interactor.Initialize()
interactor.Start()
